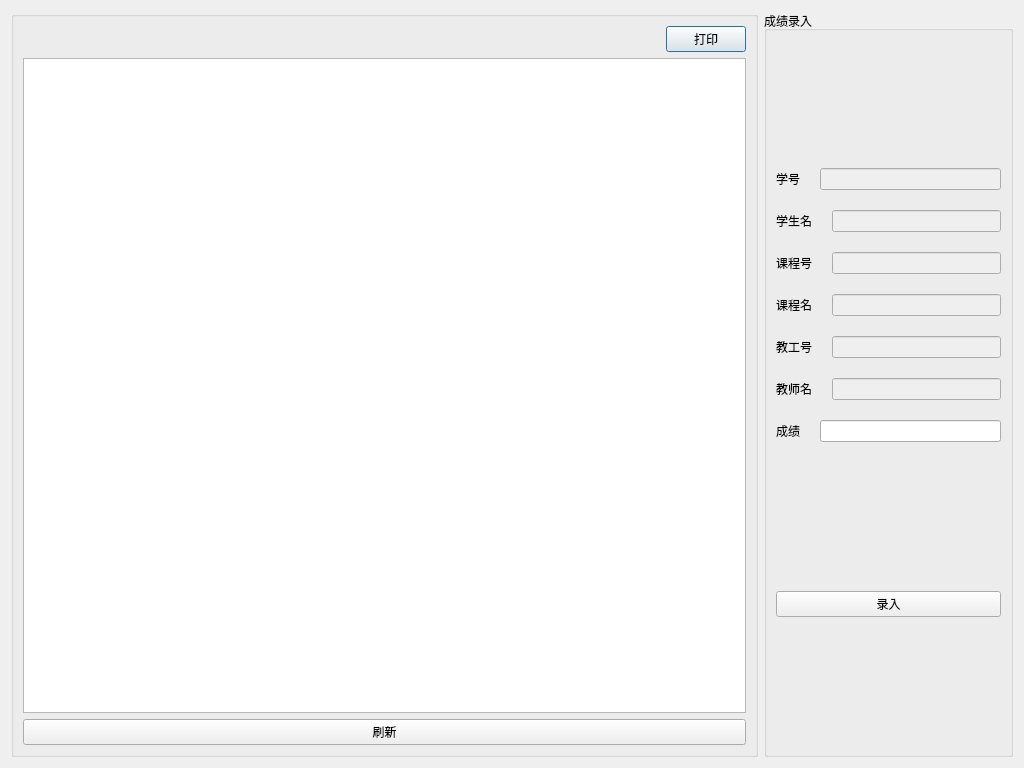
<?xml version="1.0" encoding="UTF-8"?>
<ui version="4.0">
 <class>TeacherSCT</class>
 <widget class="QDialog" name="TeacherSCT">
  <property name="geometry">
   <rect>
    <x>0</x>
    <y>0</y>
    <width>1024</width>
    <height>768</height>
   </rect>
  </property>
  <property name="windowTitle">
   <string>Dialog</string>
  </property>
  <layout class="QHBoxLayout" name="horizontalLayout_9" stretch="6,2">
   <item>
    <widget class="QGroupBox" name="groupBox_tableView">
     <property name="title">
      <string/>
     </property>
     <layout class="QVBoxLayout" name="verticalLayout">
      <item>
       <layout class="QHBoxLayout" name="horizontalLayout">
        <item>
         <spacer name="horizontalSpacer">
          <property name="orientation">
           <enum>Qt::Horizontal</enum>
          </property>
          <property name="sizeHint" stdset="0">
           <size>
            <width>40</width>
            <height>20</height>
           </size>
          </property>
         </spacer>
        </item>
        <item>
         <widget class="QPushButton" name="pushButton_excel">
          <property name="text">
           <string>打印</string>
          </property>
         </widget>
        </item>
       </layout>
      </item>
      <item>
       <widget class="QTableView" name="tableView"/>
      </item>
      <item>
       <widget class="QPushButton" name="pushButton_search">
        <property name="text">
         <string>刷新</string>
        </property>
       </widget>
      </item>
     </layout>
    </widget>
   </item>
   <item>
    <widget class="QGroupBox" name="groupBox_data">
     <property name="title">
      <string>成绩录入</string>
     </property>
     <layout class="QVBoxLayout" name="verticalLayout_2">
      <property name="spacing">
       <number>20</number>
      </property>
      <item>
       <spacer name="verticalSpacer">
        <property name="orientation">
         <enum>Qt::Vertical</enum>
        </property>
        <property name="sizeHint" stdset="0">
         <size>
          <width>20</width>
          <height>40</height>
         </size>
        </property>
       </spacer>
      </item>
      <item>
       <layout class="QHBoxLayout" name="horizontalLayout_2">
        <item>
         <widget class="QLabel" name="label_sno">
          <property name="text">
           <string>学号</string>
          </property>
         </widget>
        </item>
        <item>
         <widget class="QLineEdit" name="lineEdit_sno">
          <property name="enabled">
           <bool>false</bool>
          </property>
         </widget>
        </item>
       </layout>
      </item>
      <item>
       <layout class="QHBoxLayout" name="horizontalLayout_3">
        <item>
         <widget class="QLabel" name="label_sname">
          <property name="text">
           <string>学生名</string>
          </property>
         </widget>
        </item>
        <item>
         <widget class="QLineEdit" name="lineEdit_sname">
          <property name="enabled">
           <bool>false</bool>
          </property>
         </widget>
        </item>
       </layout>
      </item>
      <item>
       <layout class="QHBoxLayout" name="horizontalLayout_4">
        <item>
         <widget class="QLabel" name="label_cno">
          <property name="text">
           <string>课程号</string>
          </property>
         </widget>
        </item>
        <item>
         <widget class="QLineEdit" name="lineEdit_cno">
          <property name="enabled">
           <bool>false</bool>
          </property>
         </widget>
        </item>
       </layout>
      </item>
      <item>
       <layout class="QHBoxLayout" name="horizontalLayout_5">
        <item>
         <widget class="QLabel" name="label_cname">
          <property name="text">
           <string>课程名</string>
          </property>
         </widget>
        </item>
        <item>
         <widget class="QLineEdit" name="lineEdit_cname">
          <property name="enabled">
           <bool>false</bool>
          </property>
         </widget>
        </item>
       </layout>
      </item>
      <item>
       <layout class="QHBoxLayout" name="horizontalLayout_6">
        <item>
         <widget class="QLabel" name="label_tno">
          <property name="text">
           <string>教工号</string>
          </property>
         </widget>
        </item>
        <item>
         <widget class="QLineEdit" name="lineEdit_tno">
          <property name="enabled">
           <bool>false</bool>
          </property>
         </widget>
        </item>
       </layout>
      </item>
      <item>
       <layout class="QHBoxLayout" name="horizontalLayout_7">
        <item>
         <widget class="QLabel" name="label_tname">
          <property name="text">
           <string>教师名</string>
          </property>
         </widget>
        </item>
        <item>
         <widget class="QLineEdit" name="lineEdit_tname">
          <property name="enabled">
           <bool>false</bool>
          </property>
         </widget>
        </item>
       </layout>
      </item>
      <item>
       <layout class="QHBoxLayout" name="horizontalLayout_8">
        <item>
         <widget class="QLabel" name="label_grade">
          <property name="text">
           <string>成绩</string>
          </property>
         </widget>
        </item>
        <item>
         <widget class="QLineEdit" name="lineEdit_grade"/>
        </item>
       </layout>
      </item>
      <item>
       <spacer name="verticalSpacer_2">
        <property name="orientation">
         <enum>Qt::Vertical</enum>
        </property>
        <property name="sizeHint" stdset="0">
         <size>
          <width>20</width>
          <height>40</height>
         </size>
        </property>
       </spacer>
      </item>
      <item>
       <widget class="QPushButton" name="pushButton_yes">
        <property name="text">
         <string>录入</string>
        </property>
       </widget>
      </item>
      <item>
       <spacer name="verticalSpacer_3">
        <property name="orientation">
         <enum>Qt::Vertical</enum>
        </property>
        <property name="sizeHint" stdset="0">
         <size>
          <width>20</width>
          <height>40</height>
         </size>
        </property>
       </spacer>
      </item>
     </layout>
    </widget>
   </item>
  </layout>
 </widget>
 <resources/>
 <connections/>
</ui>
